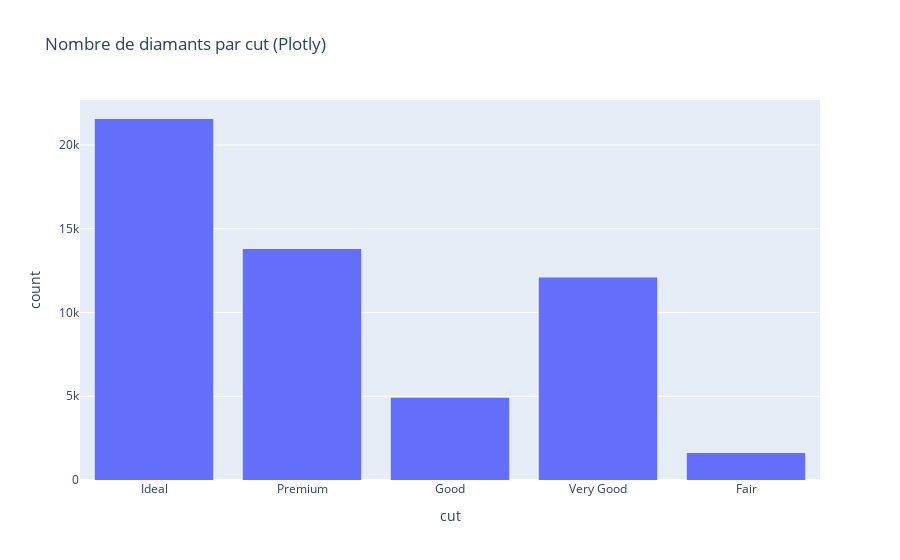
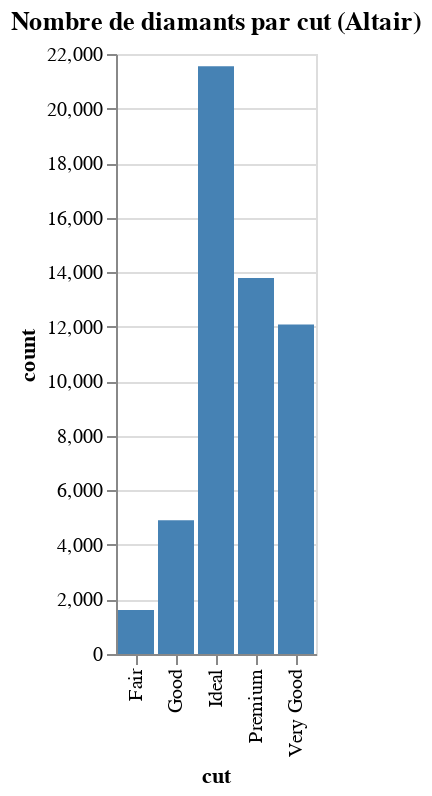

Here is the notebook cell these charts were saved with, in order:
### Markdown cell above
## Exercice : Analyse de Diamants avec les Bibliothèques de Visualisation

Avant de commencer cet exercice, veuillez lire la documentation des bibliothèques suivantes pour vous familiariser avec leurs fonctionnalités de base :

* Matplotlib : [https://matplotlib.org/](https://matplotlib.org/)
* Seaborn : [https://seaborn.pydata.org/](https://seaborn.pydata.org/)
* Plotly : [https://plotly.com/python/](https://plotly.com/python/)
* Altair : [https://altair-viz.github.io/](https://altair-viz.github.io/)

Vous disposez d'un ensemble de données contenant des informations sur divers diamants. Votre tâche est de réaliser l'analyse et les visualisations suivantes en utilisant Matplotlib, Seaborn, Plotly et Altair. Pour chaque visualisation, fournissez un bref commentaire sur ce que vous observez concernant les forces et les faiblesses de chaque bibliothèque pour cette tâche particulière.

1.  **Chargement et Inspection des Données :**

    * Chargez l'ensemble de données à partir de l'URL fourni : `"https://raw.githubusercontent.com/TrainingByPackt/Interactive-Data-Visualization-with-Python/master/datasets/diamonds.csv"`
    * Affichez les 5 premières lignes de l'ensemble de données pour comprendre sa structure.
    * Imprimez les noms des colonnes et leurs types de données.
    * Affichez les 10 premières lignes de l'ensemble de données.

2.  **Visualisation par Diagramme à Barres :**

    * **Matplotlib :**
        * Créez un diagramme à barres pour visualiser le nombre de diamants pour chaque catégorie de 'cut' en utilisant Matplotlib.
        * Personnalisez ce diagramme à barres en ajoutant des étiquettes appropriées pour l'axe des x et l'axe des y, et définissez un titre pour le graphique.
        * Commentez la syntaxe de Matplotlib, ses capacités de personnalisation et sa facilité d'utilisation pour cette tâche.
    * **Seaborn :**
        * Créez le même diagramme à barres (nombre de diamants par 'cut') en utilisant Seaborn.
        * Personnalisez le graphique comme vous l'avez fait avec Matplotlib (étiquettes, titre).
        * Comparez le code de Seaborn à celui de Matplotlib. Qu'est-ce que Seaborn fait différemment ou plus facilement ? Comment le style par défaut se compare-t-il ?
    * **Plotly :**
        * Créez un diagramme à barres interactif (nombre de diamants par 'cut') en utilisant Plotly.
        * Personnalisez le graphique avec des étiquettes et un titre. Explorez les fonctionnalités d'interactivité de Plotly (info-bulles, zoom).
        * Commentez l'interactivité de Plotly, sa syntaxe et en quoi elle diffère de Matplotlib et Seaborn.
    * **Altair :**
        * Créez un diagramme à barres (nombre de diamants par 'cut') en utilisant Altair.
        * Personnalisez le graphique avec des étiquettes et un titre.
        * Commentez la syntaxe déclarative d'Altair et comment elle se compare aux autres bibliothèques.

3.  **Analyse Supplémentaire (Facultatif) :**

    * Explorez davantage les données en créant des diagrammes à barres pour d'autres variables catégorielles telles que 'color' ou 'clarity' dans n'importe laquelle des bibliothèques.
    * Essayez de visualiser le prix moyen pour chaque 'cut' ou 'color' en utilisant les différentes bibliothèques et commentez la façon dont chaque bibliothèque gère ce type d'agrégation.

**Conseils :**

* Utilisez la bibliothèque pandas pour charger et manipuler les données.
* Utilisez les bibliothèques Matplotlib, Seaborn, Plotly et Altair pour créer les diagrammes à barres.
* Référez-vous au notebook pour des exemples de code et des explications sur les fonctions dont vous pourriez avoir besoin.

### Code cell
import pandas as pd
import matplotlib.pyplot as plt
import seaborn as sns
import plotly.express as px
import altair as alt


url = "https://raw.githubusercontent.com/TrainingByPackt/Interactive-Data-Visualization-with-Python/master/datasets/diamonds.csv"
diamonds_df = pd.read_csv(url)


print("5 premières lignes :")
print(diamonds_df.head())
print("\nColonnes et types :")
print(diamonds_df.dtypes)
print("\n10 premières lignes :")
print(diamonds_df.head(10))



cut_counts = diamonds_df['cut'].value_counts()
plt.figure(figsize=(8,5))
plt.bar(cut_counts.index, cut_counts.values, color='skyblue')
plt.xlabel("Cut")
plt.ylabel("Nombre de diamants")
plt.title("Nombre de diamants par cut (Matplotlib)")
plt.show()

plt.figure(figsize=(8,5))
sns.countplot(data=diamonds_df, x='cut', palette='pastel')
plt.xlabel("Cut")
plt.ylabel("Nombre de diamants")
plt.title("Nombre de diamants par cut (Seaborn)")
plt.show()


fig = px.histogram(diamonds_df, x='cut', title="Nombre de diamants par cut (Plotly)")
fig.show()


cut_counts_df = diamonds_df['cut'].value_counts().reset_index()
cut_counts_df.columns = ['cut', 'count']
chart = alt.Chart(cut_counts_df).mark_bar(color='steelblue').encode(
    x='cut',
    y='count'
).properties(title="Nombre de diamants par cut (Altair)")
chart.display()

### Figure 1 — Plotly figure (JSON) as saved in the notebook; plotly's stock layout.template omitted (floating-point values rounded to 4 significant figures; data arrays with more than 128 entries replaced by an {"elided": "..."} marker saying what was removed)
{"data": [{"bingroup": "x", "hovertemplate": "cut=%{x}<br>count=%{y}<extra></extra>", "legendgroup": "", "marker": {"color": "#636efa", "pattern": {"shape": ""}}, "name": "", "orientation": "v", "showlegend": false, "type": "histogram", "x": {"elided": "53940 str values"}, "xaxis": "x", "yaxis": "y"}], "layout": {"barmode": "relative", "legend": {"tracegroupgap": 0}, "title": {"text": "Nombre de diamants par cut (Plotly)"}, "xaxis": {"anchor": "y", "domain": [0, 1], "title": {"text": "cut"}}, "yaxis": {"anchor": "x", "domain": [0, 1], "title": {"text": "count"}}}}

### Figure 2 — Vega-Lite specification as saved in the notebook (floating-point values rounded to 4 significant figures)
{"config": {"view": {"continuousWidth": 300, "continuousHeight": 300}}, "data": {"name": "data-805ff72a8781605bae6e51f2726fd175"}, "mark": {"type": "bar", "color": "steelblue"}, "encoding": {"x": {"field": "cut", "type": "nominal"}, "y": {"field": "count", "type": "quantitative"}}, "title": "Nombre de diamants par cut (Altair)", "$schema": "https://vega.github.io/schema/vega-lite/v6.1.0.json", "datasets": {"data-805ff72a8781605bae6e51f2726fd175": [{"cut": "Ideal", "count": 21551}, {"cut": "Premium", "count": 13791}, {"cut": "Very Good", "count": 12082}, {"cut": "Good", "count": 4906}, {"cut": "Fair", "count": 1610}]}}
